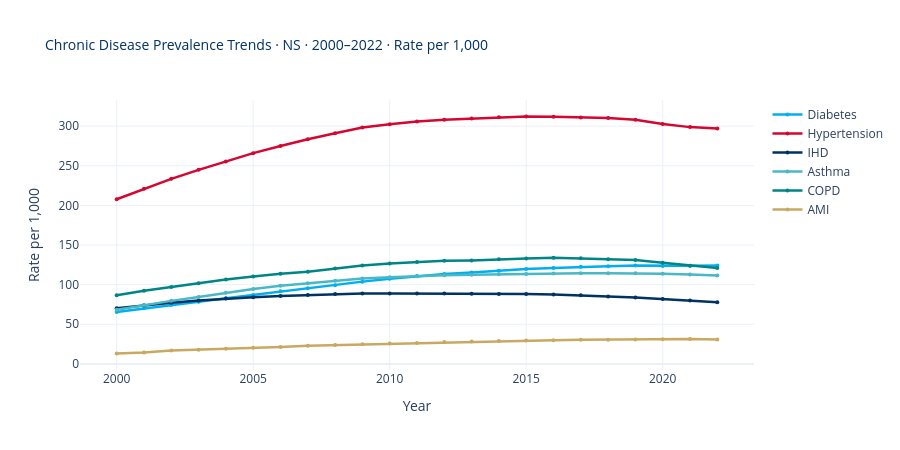

Source (notebook cell):
### Markdown cell above
<div style="border-left: 4px solid #0058A4; padding: 10px 15px; margin: 10px 0; background-color: rgba(0,88,164,0.05); border-radius: 4px;">

**EDA 6 — 23-Year Disease Trends (2000–2022)**

Province-wide rate per 1,000 per year, then broken down by zone. This reveals:
- Which diseases are **rising** (Diabetes? Hypertension?)
- Which are **falling** (AMI? IHD? — better treatment and prevention)
- **Inflection points** — COVID-era disruptions in 2020–2021?

</div>

### Code cell
# ══════════════════════════════════════════════════════════════════════════════
# EDA 6a: NS-WIDE DISEASE TRENDS — rate per 1,000
# ══════════════════════════════════════════════════════════════════════════════

trend = df.groupby(['year','disease'])[['prevalence','population']].sum().reset_index()
trend['rate_per_1000'] = (trend['prevalence'] / trend['population'] * 1000).round(2)

fig = go.Figure()
for disease in ['Diabetes','Hypertension','IHD','Asthma','COPD','AMI']:
    td = trend[trend['disease']==disease].sort_values('year')
    fig.add_trace(go.Scatter(
        x=td['year'], y=td['rate_per_1000'],
        mode='lines+markers', name=disease,
        line=dict(color=DISEASE_COLORS[disease], width=2.5), marker=dict(size=4),
        hovertemplate=f'{disease}<br>%{{x}}: %{{y:.1f}} per 1,000<extra></extra>',
    ))

fig.update_layout(
    title=dict(text='Chronic Disease Prevalence Trends · NS · 2000–2022 · Rate per 1,000',
               font=dict(size=14, color=NS['deep_blue'])),
    xaxis_title='Year', yaxis_title='Rate per 1,000',
    template='plotly_white', height=450, hovermode='x unified',
)
fig.show()

### Figure 1 — Plotly figure (JSON) as saved in the notebook; plotly's stock layout.template omitted (floating-point values rounded to 4 significant figures)
{"data": [{"hovertemplate": "Diabetes<br>%{x}: %{y:.1f} per 1,000<extra></extra>", "line": {"color": "#00AFEF", "width": 2.5}, "marker": {"size": 4}, "mode": "lines+markers", "name": "Diabetes", "type": "scatter", "x": [2000, 2001, 2002, 2003, 2004, 2005, 2006, 2007, 2008, 2009, 2010, 2011, 2012, 2013, 2014, 2015, 2016, 2017, 2018, 2019, 2020, 2021, 2022], "y": [65.6, 70.13, 74.49, 78.35, 82.68, 86.93, 91.61, 95.33, 99.21, 103.8, 107.5, 110.8, 113.3, 115.4, 117.6, 119.7, 121.0, 122.4, 123.2, 124.0, 123.6, 123.8, 124.3]}, {"hovertemplate": "Hypertension<br>%{x}: %{y:.1f} per 1,000<extra></extra>", "line": {"color": "#D30731", "width": 2.5}, "marker": {"size": 4}, "mode": "lines+markers", "name": "Hypertension", "type": "scatter", "x": [2000, 2001, 2002, 2003, 2004, 2005, 2006, 2007, 2008, 2009, 2010, 2011, 2012, 2013, 2014, 2015, 2016, 2017, 2018, 2019, 2020, 2021, 2022], "y": [207.8, 221.1, 233.5, 244.8, 255.5, 265.9, 274.9, 283.5, 291.0, 298.1, 302.5, 305.8, 308.0, 309.5, 311.3, 312.2, 312.0, 311.0, 310.3, 308.1, 302.6, 298.8, 296.9]}, {"hovertemplate": "IHD<br>%{x}: %{y:.1f} per 1,000<extra></extra>", "line": {"color": "#003262", "width": 2.5}, "marker": {"size": 4}, "mode": "lines+markers", "name": "IHD", "type": "scatter", "x": [2000, 2001, 2002, 2003, 2004, 2005, 2006, 2007, 2008, 2009, 2010, 2011, 2012, 2013, 2014, 2015, 2016, 2017, 2018, 2019, 2020, 2021, 2022], "y": [70.1, 73.92, 77.22, 80.03, 82.35, 84.15, 85.51, 86.79, 88.08, 88.75, 88.82, 88.84, 88.86, 88.5, 88.22, 88.05, 87.48, 86.61, 85.16, 83.71, 81.82, 80.02, 77.73]}, {"hovertemplate": "Asthma<br>%{x}: %{y:.1f} per 1,000<extra></extra>", "line": {"color": "#48B8C7", "width": 2.5}, "marker": {"size": 4}, "mode": "lines+markers", "name": "Asthma", "type": "scatter", "x": [2000, 2001, 2002, 2003, 2004, 2005, 2006, 2007, 2008, 2009, 2010, 2011, 2012, 2013, 2014, 2015, 2016, 2017, 2018, 2019, 2020, 2021, 2022], "y": [68.42, 74.28, 79.52, 84.51, 89.64, 94.59, 98.59, 101.9, 104.9, 107.7, 109.3, 110.7, 111.7, 112.3, 113.0, 113.5, 113.9, 114.3, 114.4, 114.2, 113.6, 112.8, 111.4]}, {"hovertemplate": "COPD<br>%{x}: %{y:.1f} per 1,000<extra></extra>", "line": {"color": "#008585", "width": 2.5}, "marker": {"size": 4}, "mode": "lines+markers", "name": "COPD", "type": "scatter", "x": [2000, 2001, 2002, 2003, 2004, 2005, 2006, 2007, 2008, 2009, 2010, 2011, 2012, 2013, 2014, 2015, 2016, 2017, 2018, 2019, 2020, 2021, 2022], "y": [86.6, 92.24, 96.93, 101.8, 106.5, 110.3, 113.8, 116.3, 120.5, 124.2, 126.7, 128.5, 130.0, 130.6, 132.1, 132.9, 134.0, 133.3, 131.9, 131.2, 127.5, 123.9, 121.0]}, {"hovertemplate": "AMI<br>%{x}: %{y:.1f} per 1,000<extra></extra>", "line": {"color": "#C9A961", "width": 2.5}, "marker": {"size": 4}, "mode": "lines+markers", "name": "AMI", "type": "scatter", "x": [2000, 2001, 2002, 2003, 2004, 2005, 2006, 2007, 2008, 2009, 2010, 2011, 2012, 2013, 2014, 2015, 2016, 2017, 2018, 2019, 2020, 2021, 2022], "y": [13.1, 14.45, 17.03, 17.87, 19.15, 20.25, 21.33, 22.93, 23.74, 24.77, 25.68, 26.47, 27.5, 28.15, 28.8, 29.4, 29.93, 30.33, 30.57, 30.75, 31.17, 31.25, 30.64]}], "layout": {"height": 450, "hovermode": "x unified", "title": {"font": {"color": "#003262", "size": 14}, "text": "Chronic Disease Prevalence Trends · NS · 2000–2022 · Rate per 1,000"}, "xaxis": {"title": {"text": "Year"}}, "yaxis": {"title": {"text": "Rate per 1,000"}}}}
